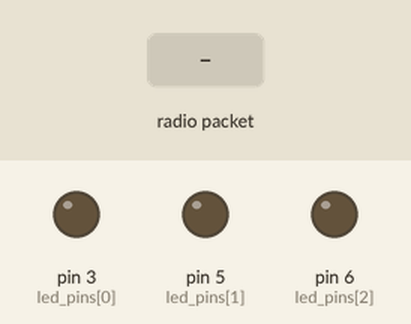
Simulated run of this sketch. Board: Arduino Uno, built with avr-gcc and run on an emulated ATmega328P. Shown: output pins drawn as LEDs (lit = HIGH). Inputs (shaded band) come from the test bench. No radio packets arrive unless stated.

Above: at 3.0 s.
3.1 s: radio packet "1" arrives
At 3.7 s:
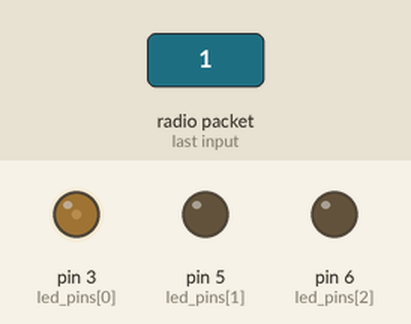
4.6 s: radio packet "0" arrives
At 6.0 s:
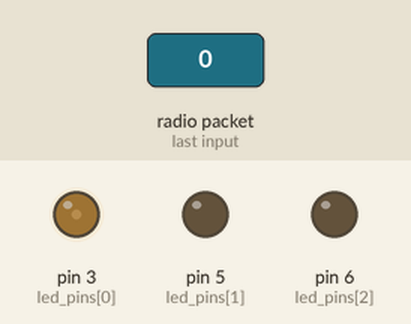
Timing chart, 0 to 7.6 s (numbered marks = the images above; inputs shaded):
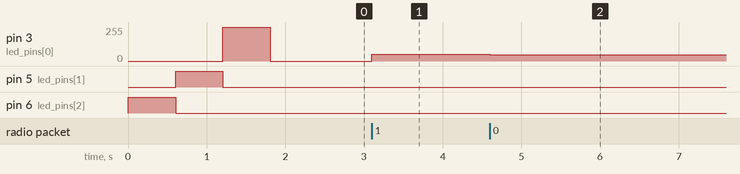

The sketch:

base.ino
```cpp
#include "RF24.h"
#include "nRF24L01.h"
#include "printf.h"
#include <SPI.h>

//
// Hardware configuration
//

// Set up nRF24L01 radio on SPI bus plus pins 9 & 10 (CE & CS)

RF24 radio( 7,8);

// Pins on the remote for buttons

// Pins on the LED board for LED's
const uint8_t led_pins[] = { 3, 5, 6 };

uint8_t led_values[sizeof(led_pins)];
//
// Topology
//

// Single radio pipe address for the 2 nodes to communicate.
const uint64_t pipe = 0xE8E8F0F0E1LL;


//
// Setup
//

void setup(void)
{

	//
	// Print preamble
	//

	Serial.begin(115200);
	printf_begin();
	printf("ROLE: BASE");

	//
	// Setup and configure rf radio
	//

	radio.begin();

	//
	// Open pipes to other nodes for communication
	//

	// This simple sketch opens a single pipes for these two nodes to communicate
	// back and forth.  One listens on it, the other talks to it.

	radio.openReadingPipe(1, pipe);

	//
	// Start listening
	//

	radio.startListening();

	//
	// Dump the configuration of the rf unit for debugging
	//

	radio.printDetails();

	//
	// Set up buttons / LED's
	//

	// Set pull-up resistors for all buttons

	// Turn LED's ON until we start getting keys
	int i = sizeof(led_values);
	while (i--) {
		pinMode(led_pins[i], OUTPUT);
		digitalWrite(led_pins[i], HIGH);
		delay(600);
		digitalWrite(led_pins[i], LOW);
	}


}

void loop(void)
{
	// if there is data ready
	if (radio.available()) {
		// Dump the payloads until we've gotten everything
		while (radio.available()) {
			// Fetch the payload, and see if this was the last one.
			radio.read(led_values, sizeof(led_values));

			//Set the color of the strip
			setStripColor();
		}
	}
}

// Set the color of the LED strip according to the current led_values
void setStripColor(){
	int i = sizeof(led_pins);
	while (i--) {
		analogWrite(led_pins[i], led_values[i]);
	}
}

// vim:ai:cin:sts=2 sw=2 ft=cpp
```

Measured:
- after the input at 3.1 s, pin 3 (led_pins[0]): 0/255 → 49/255 at once
- after the input at 4.6 s, pin 3 (led_pins[0]): 49/255 → 48/255 at once
